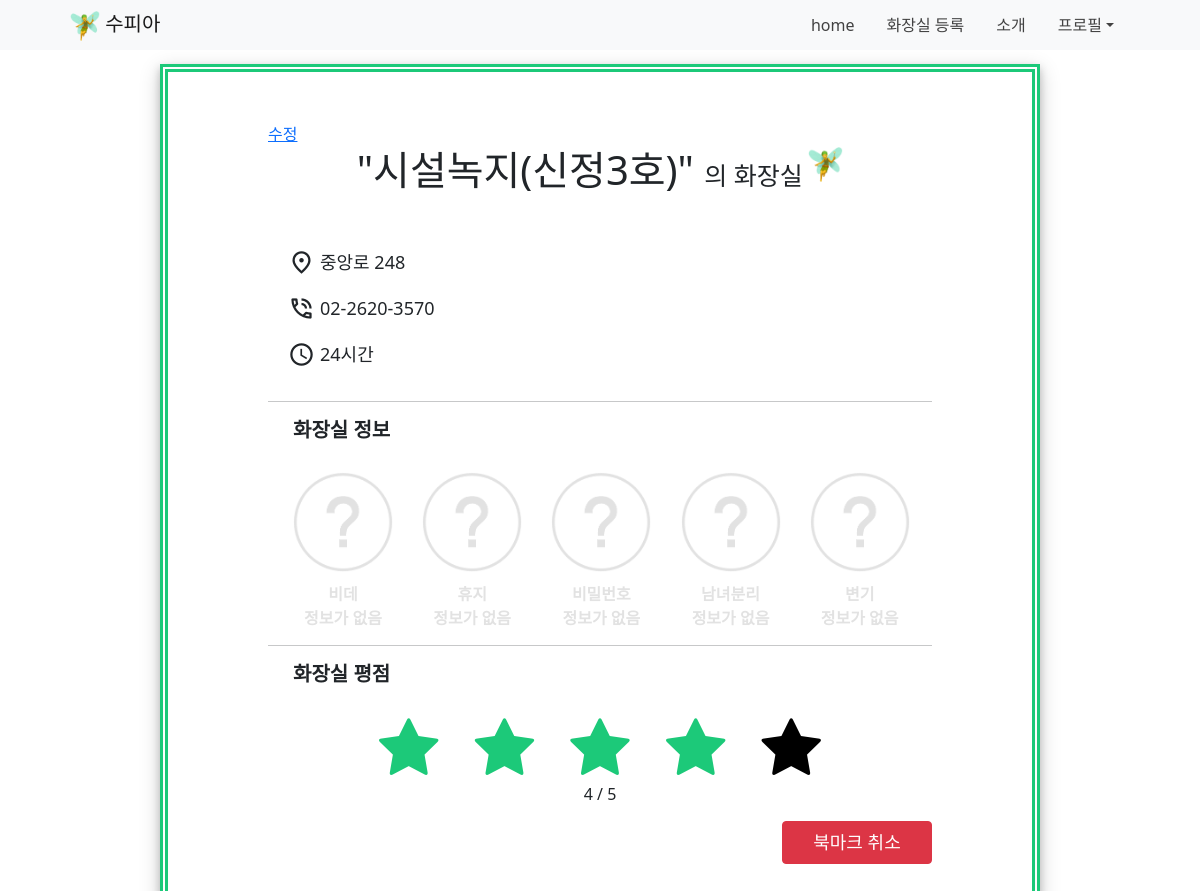
The app's page /58/ (signed in) with its own data.
### toilet/models.py (models this page shows, shortened)
class ToiletInfo(models.Model):
    squat = 0 # 좌변기
    toilet = 1 # 양변기
    unknown = 3
    TTYPE_CHOICE = [(squat, '좌변기'), (toilet, '양변기')]
    id = models.AutoField(primary_key=True)
    tname=models.CharField(max_length=200)
    tlocation=models.CharField(max_length=300)
    tlat = models.FloatField() #위도
    tlong = models.FloatField() #경도
    tnumber=models.CharField(max_length=200,null=True)
    topen=models.CharField(max_length=200,null=True)
    tbidget=models.BooleanField(null=True)
    tpaper=models.BooleanField(null=True)
    tpassword=models.BooleanField(null=True)
    tpublic=models.BooleanField(null=True)
    ttype=models.IntegerField(choices=TTYPE_CHOICE,
                                blank=True,
                                null=True,
                                default=unknown)

class Comment(models.Model):
    score=models.IntegerField(validators=[MinValueValidator(1), MaxValueValidator(5)])
    author = models.ForeignKey(User, on_delete=models.CASCADE)
    toilet = models.ForeignKey(ToiletInfo, on_delete=models.CASCADE)

### toilet/views.py (the view)
# urls.py: path('<int:id>/',views.info, name='info'),
def info(request, id):
    if request.method == "POST":
        registForm = CommentForm(request.POST)
        if registForm.is_valid():
            rating = registForm.save(commit=False)
            uid = request.user.id
            print(uid)
            tid = request.POST.get('tid')
            rating.score = request.POST.get('score')
            rating.author = get_object_or_404(User, pk=uid)
            rating.toilet = get_object_or_404(ToiletInfo, pk=tid)
            rating.save()
            print("<<<<<<<<<<<<<<<<<<<<<<<<<<<<<<<<<<<<<<<<")
            return JsonResponse({'success': 'true', 'score': rating.score}, safe=False)
        else:
            print(registForm.errors)
            print("<<<<<<<<<<<<<<<<<<<<<<<<<<<<<<<<<<<<<<<<")
            print(registForm.non_field_errors)
    else:
        toilet = get_object_or_404(ToiletInfo, pk=id)
        uid = request.user.id
        user = get_object_or_404(User, pk=uid)
        try:
            comment_exist = Comment.objects.get(author=user, toilet=toilet)
        except:
            comment_exist = None
        try:
            bookmark_exist = Bookmarks.objects.get(user=user, toilet=toilet)
        except:
            bookmark_exist = None
        context = {'toilet': toilet, 'comment_exist':comment_exist,'bookmark_exist': bookmark_exist}
        return render(request, 'toilet/info.html', context)

### templates/toilet/info.html (shortened to what this page needs)
{% extends '../base.html' %}
{% load static %}
{% block content %}
    <div class="info_container">
        <a href="{% url 'toilet:edit' toilet.id %}">수정</a>
        <div class="sub">
            <h1>"{{ toilet.tname }}" <text style="font-size: 25px;">의 화장실</text>
                <img src="{% static 'img/fairy.png' %}">
            </h1><br>
            <div class="info_plus">
                <p><span class="material-icons-outlined">place</span>{{ toilet.tlocation }}</p>
                <p><span class="material-icons-outlined">phone_in_talk</span> {{ toilet.tnumber }}</p>
                <p><span class="material-icons-outlined">schedule </span> {{ toilet.topen }}</p>
            </div>
        </div>
        <hr size="3.5" style="margin-top: 30px;">
        <div class="info_badge">
            <h5 >화장실 정보</h5>
            <div class="badge_container">
                {% if toilet.tbidget == True %}
                    <img src="{% static 'img/badge/bidet.png' %}">
                    <text>비데</text>
                {% elif toilet.tbidget == False %}
                    <img src="{% static 'img/badge/bidet_N.png' %}">
                    <text id="biget_x">비데</text>
                {% else %}
                    <img src="{% static 'img/badge/question.png' %}">
                    <text id="biget_xx">비데<BR>정보가 없음</text>
                {% endif %}
            </div>
            <div class="badge_container">
                {% if toilet.tpaper == True %}
                    <img src="{% static 'img/badge/tissue.png' %}">
                    <text>휴지</text>
                {% elif toilet.tpaper == False %}
                    <img src="{% static 'img/badge/tissue_N.png' %}">
                    <text id="biget_x">휴지</text>
                {% else %}
                    <img src="{% static 'img/badge/question.png' %}">
                    <text id="biget_xx">휴지<BR>정보가 없음</text>
                {% endif %}
            </div>
            <div class="badge_container">
                {% if toilet.tpassword == True %}
                    <img src="{% static 'img/badge/pw.png' %}">
                    <text>비밀번호</text>
                {% elif toilet.tpassword == False %}
                    <img src="{% static 'img/badge/pw_N.png' %}">
                    <text id="biget_x">비밀번호</text>
                {% else %}
                    <img src="{% static 'img/badge/question.png' %}">
                    <text id="biget_xx">비밀번호<BR>정보가 없음</text>
                {% endif %}
            </div>
            <div class="badge_container">
                {% if toilet.tpublic == True %}
                    <img src="{% static 'img/badge/mw.png' %}">
                    <text>남녀분리</text>
                {% elif toilet.tpublic == False %}
                    <img src="{% static 'img/badge/mw_N.png' %}">
                    <text id="biget_x">남녀분리</text>
                {% else %}
                    <img src="{% static 'img/badge/question.png' %}">
                    <text id="biget_xx">남녀분리<BR>정보가 없음</text>
                {% endif %}
            </div>
            <div class="badge_container">
                {% if toilet.ttype == 0 %}
                    <img src="{% static 'img/badge/squat.png' %}">
                    <text>좌변기</text>
                {% elif toilet.ttype == 1 %}
                    <img src="{% static 'img/badge/toilet.png' %}">
                    <text>양변기</text>
                </div>
                {% else %}
                    <img src="{% static 'img/badge/question.png' %}">
                    <text id="biget_xx">변기<BR>정보가 없음</text>
                {% endif %}
            </div>
        </div>
        <hr size="3.5" style="margin-top: 15px;">
        {% if user.is_authenticated %}
        <div class="ratings">
            <h5>화장실 평점</h5>
            <div class="col text-center">
                {% if comment_exist %}
                <div class="rated-form">
                    <button type="submit" class="fa fa-star fa-4x" id="first"></button>
                    <button type="submit" class="fa fa-star fa-4x" id="second"></button>
                    <button type="submit" class="fa fa-star fa-4x" id="third"></button>
                    <button type="submit" class="fa fa-star fa-4x" id="fourth"></button>
                    <button type="submit" class="fa fa-star fa-4x" id="fifth"></button>
                </div>
                <div><span id="rated-score">{{comment_exist.score}}</span> / 5</div>
                {% endif %}
            </div>
        </div>
        {% else %}
        <div class="not_auth">
            <h6>
                리뷰 작성을 위해 <a href="{% url 'users:join' %}">회원가입</a> 또는 <a href="{% url 'users:login' %}">로그인</a>을 진행해주세요.
            </h6>
        </div>
        {% endif %}
        <div  class ="bookmark">
            <form action="/addBookmark/{{ toilet.id }}/" method="post">
                {% if bookmark_exist == None%}
                    <input class="btn btn-success" id="doneBtn" type="submit" value="북마크 등록">
                {% else %}
                    <input class="btn btn-danger" id="doneBtn" type="submit" value="북마크 취소">
                {% endif %}
            </form>
        </div>
    </div>
{% endblock %}

### static/css/style.css (style rules this page uses)
html, body { width: 100%; height: 100%; }
img { -webkit-user-select: none; }
select, input { cursor: default; }
#doneBtn { width: 150px; margin: -25px auto; float: right; padding: 7px; font-size: 18px; }
.checked { color: #1cc979; }
.info_container { width: 55rem; padding: 50px 30px; margin: 0 auto; float: none; margin-bottom: 10px; box-shadow: 0 4px 8px 0 rgba(0, 0, 0, 0.2), 0 6px 20px 0 rgba(0, 0, 0, 0.19); padding-left: 100px; padding-right: 100px; position: relative; border: double 8px; border-color: #1cc979; }
.sub h1 { font-size: 40px; text-align: center; }
.sub img { width: 35px; margin: 0 0 20px -5px; }
.info_plus { margin: 15px auto; }
.info_plus p { font-size: 18px; padding-bottom: 3px; display: flex; }
.info_plus span { margin-left: 20px; margin-right: 5px; font-size:27px; }
.ratings { padding-bottom: 40px; }
.info_badge h5, .ratings h5 { margin-left: 25px; font-weight: 700; margin-bottom: 30px; }
.badge_container { text-align: center; font-weight: bold; display: inline-table; width: 100px; height: 150px; margin-left: 25px; }
.badge_container img { width: 100px; margin-bottom: 10px; }
.badge_container #biget_xx { color: #e2e2e2; }
.ratings button { background-color: white; border: none; margin: auto 10px; margin-top: 0px; }

### records on screen
ToiletInfo: tname "시설녹지(신정3호)", tlocation "중앙로 248", tnumber "02-2620-3570", topen "24시간"
Comment: score "4"
